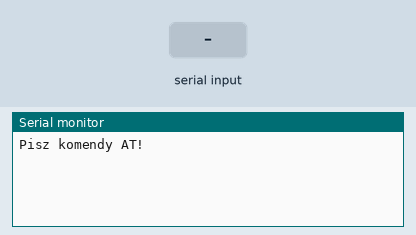
Simulated run of this sketch. Board: Arduino Uno, built with avr-gcc and run on an emulated ATmega328P. Shown: the last lines printed to the serial monitor. The inputs (shaded band) are chosen by the test bench.

Above: at 1.2 s.
1.3 s: "1" received over the second serial link
At 1.8 s:
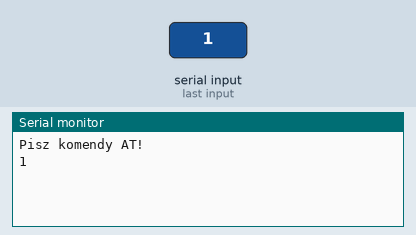
2.8 s: "0" received over the second serial link
At 4.2 s:
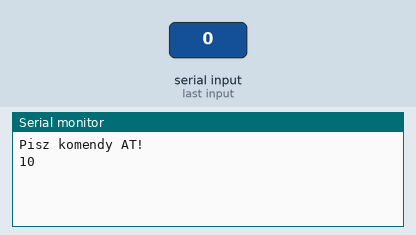

The sketch:

config.ino
```cpp
// Program umożliwia konfigurowanie HC-06 przy użyciu komend AT

#include <SoftwareSerial.h>
SoftwareSerial HC06Serial(2, 3); // RX, TX

void setup()
{
  Serial.begin(9600);
  Serial.println("Pisz komendy AT!");

  HC06Serial.begin(9600);
}

void loop()
{
  if (HC06Serial.available() > 0)
  {
    Serial.write(HC06Serial.read());
  }

  if (Serial.available() > 0)
  {
    HC06Serial.write(Serial.read());
  }
}
```

Measured:
- after the input at 1.3 s, the serial monitor: prints a new line at once (image 1)
- after the input at 2.8 s, the serial monitor: prints a new line at once (image 2)
